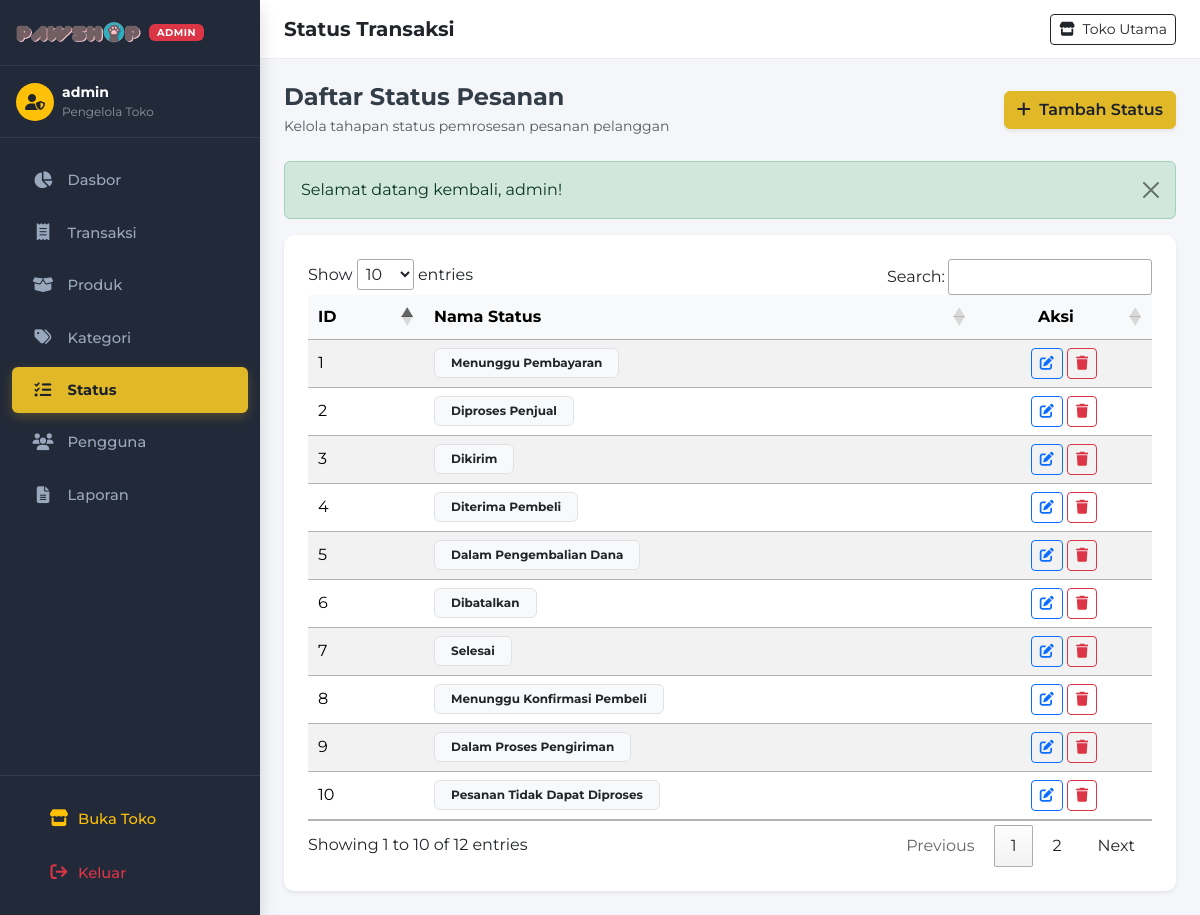
The app's page /admin/statuses.php (signed in) with its own data.
### tables this page shows
CREATE TABLE IF NOT EXISTS `users` (
  `id` int(11) NOT NULL AUTO_INCREMENT,
  `username` varchar(50) NOT NULL,
  `password` varchar(255) NOT NULL,
  `phone_number` varchar(30) DEFAULT NULL,
  `remember_token` varchar(255) DEFAULT '',
  `privilege` varchar(20) NOT NULL DEFAULT 'user',
  PRIMARY KEY (`id`),
  UNIQUE KEY `username` (`username`)
);

CREATE TABLE IF NOT EXISTS `status` (
  `id` int(11) NOT NULL AUTO_INCREMENT,
  `name` varchar(50) NOT NULL,
  PRIMARY KEY (`id`)
);

### src/AuthService.php (called while the page is built, shortened)
<?php
class AuthService
{
    public static function getUserById(int $userId): ?array
    {
        return Database::fetchOne("SELECT id, username, phone_number, privilege FROM users WHERE id = ?", [$userId]);
    }
    public static function getCurrentUserId(): ?int
    {
        return isset($_SESSION['userid']) ? (int)$_SESSION['userid'] : null;
    }
    public static function getCurrentUser(): ?array
    {
        $id = self::getCurrentUserId();
        return $id ? self::getUserById($id) : null;
    }
}

### src/Database.php (called while the page is built, shortened)
<?php
class Database
{
    private static ?Database $instance = null;
    private function __construct()
    {
        $host = getenv('DB_HOST') ?: 'localhost';
        $user = getenv('DB_USER') ?: 'root';
        $pass = getenv('DB_PASS') !== false ? getenv('DB_PASS') : '';
        $name = getenv('DB_NAME') ?: 'pawshop';
        $port = getenv('DB_PORT') ? (int)getenv('DB_PORT') : 3306;
        if (extension_loaded('pdo_mysql')) {
            $dsn = "mysql:host={$host};port={$port};dbname={$name};charset=utf8mb4";
            $options = [
                PDO::ATTR_ERRMODE            => PDO::ERRMODE_EXCEPTION,
                PDO::ATTR_DEFAULT_FETCH_MODE => PDO::FETCH_ASSOC,
                PDO::ATTR_EMULATE_PREPARES   => false,
            ];
            try {
                $this->pdo = new PDO($dsn, $user, $pass, $options);
                $this->usePdo = true;
                return;
            } catch (PDOException $e) {
            }
        }
        die("Database connection failed: Neither PDO (pdo_mysql) nor MySQLi extension is installed.");
    }
    public static function getInstance(): Database
    {
        if (self::$instance === null) {
            self::$instance = new self();
        }
        return self::$instance;
    }
    public static function query(string $sql, array $params = []): array
    {
        $db = self::getInstance();
        if ($db->usePdo && $db->pdo) {
            $stmt = $db->pdo->prepare($sql);
            $stmt->execute($params);
            return $stmt->fetchAll();
        }
        return [];
    }
    public static function fetchOne(string $sql, array $params = []): ?array
    {
        $db = self::getInstance();
        if ($db->usePdo && $db->pdo) {
            $stmt = $db->pdo->prepare($sql);
            $stmt->execute($params);
            $res = $stmt->fetch();
            return $res ?: null;
        }
        return null;
    }
}

### config/database.php (called while the page is built, shortened)
<?php
spl_autoload_register(function ($class) {
    $prefix = 'App\\';
    $base_dir = ROOT_PATH . '/src/';
    $len = strlen($prefix);
    $relative_class = substr($class, $len);
    $file = $base_dir . str_replace('\\', '/', $relative_class) . '.php';
});
require_once ROOT_PATH . '/src/helpers.php';

### src/OrderService.php (called while the page is built, shortened)
<?php
class OrderService
{
    public static function getAllStatuses(): array
    {
        return Database::query("SELECT * FROM status ORDER BY id ASC");
    }
}

### admin/statuses.php (the view, shortened to what this page needs)
<?php
require_once __DIR__ . '/../config/database.php';
$statuses = OrderService::getAllStatuses();
include __DIR__ . '/../includes/admin-header.php';
?>
<div class="d-flex justify-content-between align-items-center mb-4">
  <div>
    <h4 class="fw-bold mb-1">Daftar Status Pesanan</h4>
    <p class="text-muted small mb-0">Kelola tahapan status pemrosesan pesanan pelanggan</p>
  </div>
  <button type="button" class="btn btn-pawshop shadow-sm" data-bs-toggle="modal" data-bs-target="#createStatus">
    <i class="fa-solid fa-plus me-1"></i> Tambah Status
  </button>
</div>
<?= render_flash() ?>
<div class="card shadow-sm border-0">
  <div class="card-body p-4">
    <div class="table-responsive">
      <table class="table table-striped table-hover align-middle mb-0" id="statusDataTables">
        <thead class="table-light">
          <tr>
            <th style="width: 80px;">ID</th>
            <th>Nama Status</th>
            <th style="width: 140px;" class="text-center">Aksi</th>
          </tr>
        </thead>
        <tbody>
          <?php foreach ($statuses as $row): ?>
            <tr>
              <td><?= $row['id']; ?></td>
              <td class="fw-semibold">
                <span class="badge bg-light text-dark border px-3 py-2"><?= htmlspecialchars($row['name']); ?></span>
              </td>
              <td class="text-center">
                <button type="button" class="btn btn-sm btn-outline-primary" data-bs-toggle="modal" data-bs-target="#editStatus" data-id="<?= $row['id']; ?>" title="Edit">
                  <i class="fa-solid fa-pen-to-square"></i>
                </button>
                <button type="button" class="btn btn-sm btn-outline-danger" data-bs-toggle="modal" data-bs-target="#deleteStatus" data-id="<?= $row['id']; ?>" title="Hapus">
                  <i class="fa-solid fa-trash"></i>
                </button>
              </td>
            </tr>
          <?php endforeach; ?>
        </tbody>
      </table>
    </div>
  </div>
</div>
<?php include __DIR__ . '/../includes/admin-footer.php'; ?>

### includes/admin-sidebar.php (shortened to what this page needs)
<?php
$cur = basename($_SERVER['PHP_SELF']);
$adminUser = \App\AuthService::getCurrentUser();
?>
<aside class="admin-sidebar shadow" id="adminSidebar">
  <div class="sidebar-brand d-flex align-items-center justify-content-between">
    <a href="<?= BASE_URL ?>admin/index.php" class="d-flex align-items-center gap-2 text-decoration-none text-nowrap">
      <img src="<?= BASE_URL ?>assets/images/brand/logo.png" style="height: 25px; max-width: 125px; object-fit: contain;" alt="Pawshop">
      <span class="badge bg-danger text-uppercase px-2 py-1 flex-shrink-0" style="font-size: 0.62rem; letter-spacing: 0.5px; font-weight: 700;">ADMIN</span>
    </a>
  </div>
  <div class="px-3 py-3 border-bottom border-secondary border-opacity-25 d-flex align-items-center gap-2">
    <div class="bg-warning text-dark rounded-circle d-flex align-items-center justify-content-center fw-bold flex-shrink-0" style="width: 38px; height: 38px;">
      <i class="fa-solid fa-user-shield"></i>
    </div>
    <div class="overflow-hidden">
      <div class="text-white fw-bold text-truncate small"><?= htmlspecialchars($adminUser['username'] ?? 'Administrator') ?></div>
      <div class="text-white-50" style="font-size: 0.75rem;">Pengelola Toko</div>
    </div>
  </div>
  <nav class="mt-3 flex-grow-1">
    <ul class="nav flex-column">
      <li class="nav-item">
        <a class="nav-link <?= ($cur == 'index.php') ? 'active' : '' ?>" href="<?= BASE_URL ?>admin/index.php">
          <i class="fa-solid fa-chart-pie"></i>
          <span>Dasbor</span>
        </a>
      </li>
      <li class="nav-item">
        <a class="nav-link <?= ($cur == 'transactions.php') ? 'active' : '' ?>" href="<?= BASE_URL ?>admin/transactions.php">
          <i class="fa-solid fa-receipt"></i>
          <span>Transaksi</span>
        </a>
      </li>
      <li class="nav-item">
        <a class="nav-link <?= ($cur == 'products.php') ? 'active' : '' ?>" href="<?= BASE_URL ?>admin/products.php">
          <i class="fa-solid fa-box-open"></i>
          <span>Produk</span>
        </a>
      </li>
      <li class="nav-item">
        <a class="nav-link <?= ($cur == 'categories.php') ? 'active' : '' ?>" href="<?= BASE_URL ?>admin/categories.php">
          <i class="fa-solid fa-tags"></i>
          <span>Kategori</span>
        </a>
      </li>
      <li class="nav-item">
        <a class="nav-link <?= ($cur == 'statuses.php') ? 'active' : '' ?>" href="<?= BASE_URL ?>admin/statuses.php">
          <i class="fa-solid fa-list-check"></i>
          <span>Status</span>
        </a>
      </li>
      <li class="nav-item">
        <a class="nav-link <?= ($cur == 'users.php') ? 'active' : '' ?>" href="<?= BASE_URL ?>admin/users.php">
          <i class="fa-solid fa-users"></i>
          <span>Pengguna</span>
        </a>
      </li>
      <li class="nav-item">
        <a class="nav-link <?= ($cur == 'reports.php') ? 'active' : '' ?>" href="<?= BASE_URL ?>admin/reports.php">
          <i class="fa-solid fa-file-lines"></i>
          <span>Laporan</span>
        </a>
      </li>
    </ul>
  </nav>
  <div class="p-3 border-top border-secondary border-opacity-25 mt-auto">
    <a href="<?= BASE_URL ?>index.php" target="_blank" class="nav-link mb-2 text-warning d-flex align-items-center gap-2">
      <i class="fa-solid fa-store"></i>
      <span>Buka Toko</span>
    </a>
    <a href="<?= BASE_URL ?>auth/logout.php" class="nav-link text-danger d-flex align-items-center gap-2">
      <i class="fa-solid fa-arrow-right-from-bracket"></i>
      <span>Keluar</span>
    </a>
  </div>
</aside>

### assets/css/style.css (style rules this page uses)
:root { --pawshop-primary: #e0b828; --pawshop-primary-hover: #cfa517; --pawshop-dark: #293144; --pawshop-navy: #293144; --pawshop-dark-hover: #1e2433; --pawshop-sidebar: #222938; --pawshop-sidebar-active: #2e374b; --pawshop-sidebar-text: #9aa8bd; --pawshop-sidebar-hover: #2b3447; --pawshop-blue: #20639b; --pawshop-coral: #ed553b; --pawshop-teal: #3caea3; --pawshop-yellow: #f6d55c; --pawshop-bg: #f8f9fc; }
body { font-family: 'Montserrat', -apple-system, BlinkMacSystemFont, "Segoe UI", Roboto, sans-serif; color: #333d47; background-color: var(--pawshop-bg); }
.btn-pawshop { background-color: var(--pawshop-primary); border-color: var(--pawshop-primary); color: #1a202c; font-weight: 600; transition: all 0.2s ease-in-out; }
.card { border-radius: 10px; border: 1px solid rgba(0,0,0,0.06); transition: transform 0.2s ease, box-shadow 0.2s ease; }
.admin-sidebar { width: 260px; background-color: var(--pawshop-sidebar); color: var(--pawshop-sidebar-text); flex-shrink: 0; display: flex; flex-direction: column; transition: all 0.3s ease; z-index: 1030; }
.admin-sidebar .sidebar-brand { padding: 1.25rem 1rem; border-bottom: 1px solid rgba(255, 255, 255, 0.08); }
.admin-sidebar .nav-link { color: var(--pawshop-sidebar-text); padding: 0.75rem 1.25rem; font-weight: 500; font-size: 0.92rem; display: flex; align-items: center; gap: 0.85rem; border-radius: 6px; margin: 0.2rem 0.75rem; transition: all 0.15s ease-in-out; }
.admin-sidebar .nav-link.active { background-color: var(--pawshop-primary); color: #1a202c !important; font-weight: 700; box-shadow: 0 4px 12px rgba(224, 184, 40, 0.25); }
.admin-sidebar .nav-link i { font-size: 1.05rem; width: 22px; text-align: center; }

### records on screen
users: username "admin"
status: id "1", name "Menunggu Pembayaran"
status: id "2", name "Diproses Penjual"
status: id "3", name "Dikirim"
status: id "4", name "Diterima Pembeli"
status: id "5", name "Dalam Pengembalian Dana"
status: id "6", name "Dibatalkan"
status: id "7", name "Selesai"
status: id "8", name "Menunggu Konfirmasi Pembeli"
status: id "9", name "Dalam Proses Pengiriman"
status: id "10", name "Pesanan Tidak Dapat Diproses"

### other values on screen
$pageTitle "Status Transaksi"
